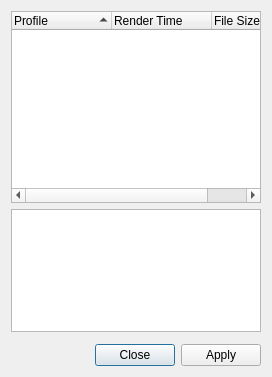
<?xml version="1.0" encoding="UTF-8"?>
<ui version="4.0">
 <author>
SPDX-FileCopyrightText: none
SPDX-License-Identifier: GPL-3.0-or-later
 </author>
 <class>TestProxy_UI</class>
 <widget class="QDialog" name="TestProxy_UI">
  <property name="geometry">
   <rect>
    <x>0</x>
    <y>0</y>
    <width>272</width>
    <height>377</height>
   </rect>
  </property>
  <property name="windowTitle">
   <string>Dialog</string>
  </property>
  <layout class="QGridLayout" name="gridLayout">
   <item row="3" column="0">
    <widget class="QDialogButtonBox" name="buttonBox">
     <property name="orientation">
      <enum>Qt::Horizontal</enum>
     </property>
     <property name="standardButtons">
      <set>QDialogButtonBox::Apply|QDialogButtonBox::Close</set>
     </property>
    </widget>
   </item>
   <item row="0" column="0">
    <widget class="QTreeWidget" name="resultList">
     <property name="sizePolicy">
      <sizepolicy hsizetype="Expanding" vsizetype="MinimumExpanding">
       <horstretch>0</horstretch>
       <verstretch>0</verstretch>
      </sizepolicy>
     </property>
     <property name="rootIsDecorated">
      <bool>false</bool>
     </property>
     <property name="sortingEnabled">
      <bool>true</bool>
     </property>
     <property name="allColumnsShowFocus">
      <bool>true</bool>
     </property>
     <attribute name="headerShowSortIndicator" stdset="0">
      <bool>true</bool>
     </attribute>
     <column>
      <property name="text">
       <string>Profile</string>
      </property>
     </column>
     <column>
      <property name="text">
       <string>Render Time</string>
      </property>
     </column>
     <column>
      <property name="text">
       <string>File Size</string>
      </property>
     </column>
    </widget>
   </item>
   <item row="2" column="0">
    <widget class="KMessageWidget" name="infoWidget">
     <property name="closeButtonVisible">
      <bool>false</bool>
     </property>
    </widget>
   </item>
   <item row="1" column="0">
    <widget class="QPlainTextEdit" name="paramBox">
     <property name="sizePolicy">
      <sizepolicy hsizetype="Expanding" vsizetype="Maximum">
       <horstretch>0</horstretch>
       <verstretch>0</verstretch>
      </sizepolicy>
     </property>
     <property name="readOnly">
      <bool>true</bool>
     </property>
    </widget>
   </item>
  </layout>
 </widget>
 <customwidgets>
  <customwidget>
   <class>KMessageWidget</class>
   <extends>QFrame</extends>
   <header>kmessagewidget.h</header>
  </customwidget>
 </customwidgets>
 <resources/>
 <connections>
  <connection>
   <sender>buttonBox</sender>
   <signal>accepted()</signal>
   <receiver>TestProxy_UI</receiver>
   <slot>accept()</slot>
   <hints>
    <hint type="sourcelabel">
     <x>248</x>
     <y>254</y>
    </hint>
    <hint type="destinationlabel">
     <x>157</x>
     <y>274</y>
    </hint>
   </hints>
  </connection>
  <connection>
   <sender>buttonBox</sender>
   <signal>rejected()</signal>
   <receiver>TestProxy_UI</receiver>
   <slot>reject()</slot>
   <hints>
    <hint type="sourcelabel">
     <x>316</x>
     <y>260</y>
    </hint>
    <hint type="destinationlabel">
     <x>286</x>
     <y>274</y>
    </hint>
   </hints>
  </connection>
 </connections>
</ui>
